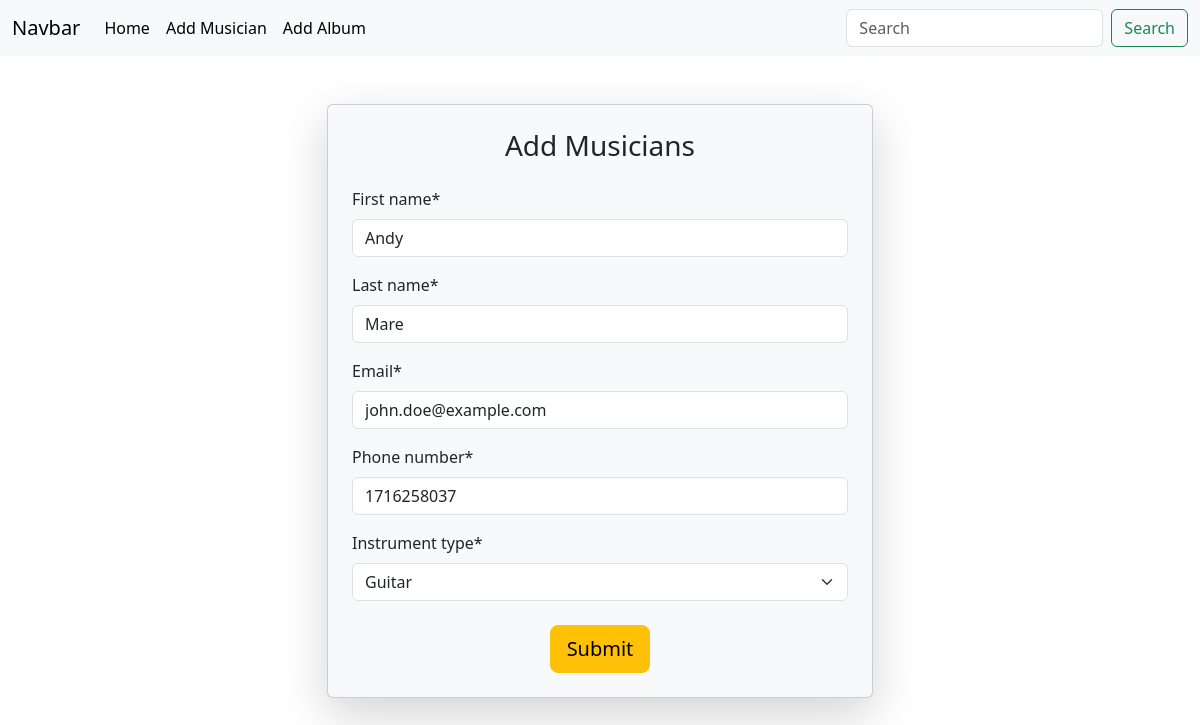
Before: /musicians/edit_musicians/5 with the older database file.
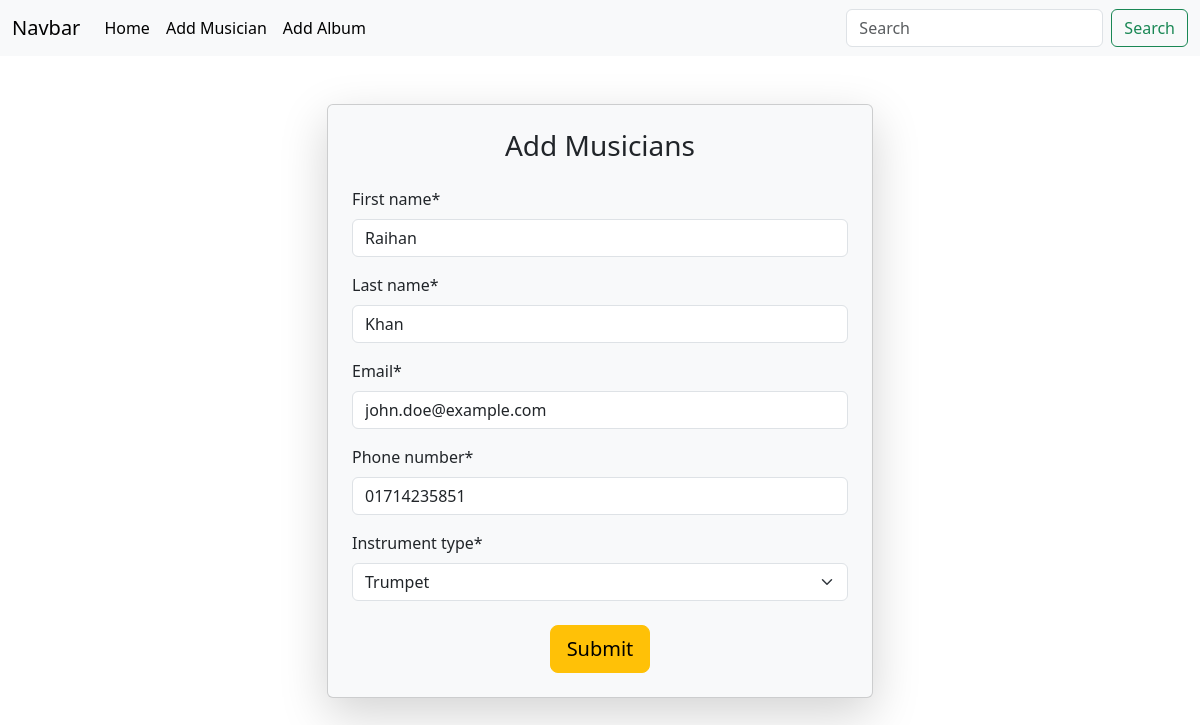
After: the same page with the newer database file.
### musicians_app/models.py (models this page shows, shortened)
class Musician(models.Model):
    first_name = models.CharField(max_length=20)
    last_name = models.CharField(max_length=20)
    email = models.EmailField()
    phone_number = models.CharField(max_length=12)
    instrument_type = models.CharField(max_length=20)

### musicians_app/views.py (the view)
# urls.py: path('edit_musicians/<int:id>', views.edit_musician , name= 'edit_musician'),
def edit_musician(request, id):
    music = models.Musician.objects.get(pk=id)
    music_form = MusicianForm(instance= music)
    if request.method == 'POST':
        music_form = MusicianForm(request.POST, instance = music)
        if music_form.is_valid():
            music_form.save()
            return redirect('home')
    return render(request, 'musician.html', {'form': music_form})

### musicians_app/forms.py
class MusicianForm(forms.ModelForm):
    class Meta:
        model = Musician
        fields = '__all__'
        widgets ={
            'instrument_type': forms.Select(choices=instruments)
        }

### musicians_app/templates/musician.html (shortened to what this page needs)
{% extends "base.html" %}
{% block content %}
<div class="container mt-5">
    <div class="row justify-content-center">
      <div class="col-md-6">
        <div class="card shadow-lg bg-light p-4">
          <h3 class="card-title text-center mb-4">Add Musicians</h3>
          {% load crispy_forms_tags %}
          <form method="post">
            {{ form|crispy }}
            <div class="text-center mt-4">
              <button type="submit" class="btn btn-warning btn-lg">Submit</button>
            </div>
          </form>
        </div>
      </div>
    </div>
  </div>
{% endblock %}

### templates/base.html (shortened to what this page needs)
<!doctype html>
<html lang="en">
  <head>
    <link href="https://cdn.jsdelivr.net/npm/bootstrap@5.3.3/dist/css/bootstrap.min.css" rel="stylesheet">
  </head>
  <body>
    <nav class="navbar navbar-expand-lg bg-body-tertiary">
      <div class="container-fluid">
        <a class="navbar-brand" href="#">Navbar</a>
        <div class="collapse navbar-collapse" id="navbarSupportedContent">
          <ul class="navbar-nav me-auto mb-2 mb-lg-0">
            <li class="nav-item">
              <a class="nav-link active" aria-current="page" href="{% url 'home' %}">Home</a>
            </li>
            <li class="nav-item">
              <a class="nav-link active" aria-current="page" href="{% url 'musician' %}">Add Musician</a>
            </li>
            <li class="nav-item">
              <a class="nav-link active" aria-current="page" href="{% url 'album' %}">Add Album</a>
            </li>
          </ul>
          <form class="d-flex" role="search">
            <input class="form-control me-2" type="search" placeholder="Search" aria-label="Search">
            <button class="btn btn-outline-success" type="submit">Search</button>
          </form>
        </div>
      </div>
    </nav>
{% block content %}{% endblock %}
  </body>
</html>

Changed rows visible on the page:
changed Musician "john.doe@example.com": first_name "Andy" → "Raihan"; last_name "Mare" → "Khan"; phone_number "1716258037" → "01714235851"; instrument_type "Guitar" → "Trumpet"
